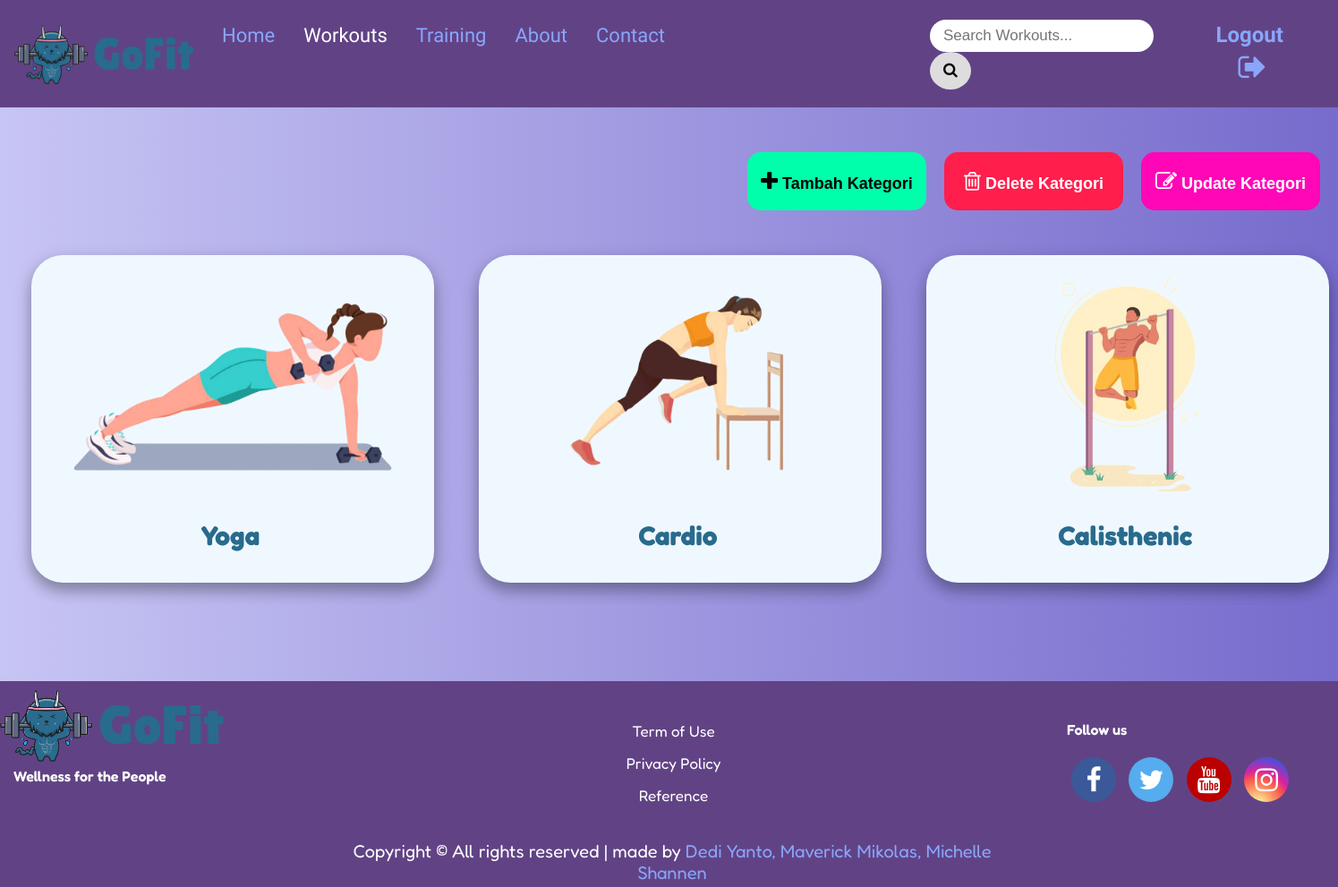
Screenshot of /kategoriWorkout.php (signed in) with the database file from the repository.
### tables this page shows
CREATE TABLE `ketegori` (
  `idKategori` int(11) NOT NULL,
  `namaKategori` varchar(50) NOT NULL,
  `deskripsiKategori` longtext NOT NULL,
  `imgKategori` varchar(150) NOT NULL
);

### kategoriWorkout.php (the view, shortened to what this page needs)
<?php
$servername = "127.0.0.1";
$username = "root";
$password = "";
$databasename = "gofit";
$conn = mysqli_connect($servername, $username, $password, $databasename) or die("Koneksi gagal.");
$sqlquery = "SELECT * FROM ketegori";
$result = mysqli_query($conn, $sqlquery);
?>
<!DOCTYPE html>
<html lang="en">
<head>
    <link rel="stylesheet" href="https://cdnjs.cloudflare.com/ajax/libs/font-awesome/4.7.0/css/font-awesome.min.css">
    <link rel="stylesheet" href="css/style.css?v=<?php echo time(); ?>">
    <link rel="stylesheet" href="css/tombol.css?v=<?php echo time(); ?>">
    <link rel="stylesheet" href="https://cdnjs.cloudflare.com/ajax/libs/font-awesome/4.7.0/css/font-awesome.min.css">
</head>
<?php
if( !isset($_SESSION["login"])){
    ?>
        <body onload="undisplay()">
    <?php
}else{
    ?>
    <body onload ="transform()">
<?php
}
?>
<header class="topnav">
    <a class="logolink"href="index.php"><img class="logoimage"src ="logo/Logo1.png"></a>
    <nav class="header-center">
      <a href="index.php">Home</a>
      <a class="active" href="kategoriWorkout.php">Workouts</a>
      <a href="kategoriTraining.php">Training</a>
      <a href = "#">About</a>
      <a href = "#">Contact</a>
      <div class="search-container">
        <div class="searcing">
          <input type="search" placeholder="Search Workouts...">
          <button type="submit"><i class="fa fa-search"></i></button>
        </div>
      </div>
    </nav>
    <div class="signinout" >
      <a id="signinout" href="adminlogin.php">
        <p id="content-signinout" style="font-size:24px;">
        </p>
      </a>
    </div>
  </header>
    <div class="crudKategori">
      <a href="formKategoriWorkout/addKategori.php">
        <button class = "displayButton" id = "bttn-tambah">
          <i class="fa fa-plus" aria-hidden="true" style="font-size:24px"></i>
          Tambah Kategori
        </button>
      </a>
      <a href="formKategoriWorkout/delKategori.php">
        <button class = "displayButton" id = "bttn-delete">
          <i class="fa fa-trash-o" style="font-size:24px"></i>
          Delete Kategori
        </button>
      </a>
      <a href="formKategoriWorkout/updKategori.php">
        <button class = "displayButton" id = "bttn-update">
          <i class='fa fa-edit' style='font-size:24px'></i>
          Update Kategori
        </button>
      </a>
    </div>
    <main>
    <?php
    $counter = 1;
    $opensection = 0;
    ?>
    <?php
    while($row = mysqli_fetch_assoc($result))
    {
        if($opensection == 0){
            echo "<section>";
            $opensection = 1;
        }
    ?>
      <div class = "menu-card">
        <a href="detailWorkout.php?id=<?php echo $row['idKategori'];?>">
          <img src="<?php echo $row['imgKategori']?>" alt="">
          <h1 class = "menu-title"> <?php echo $row['namaKategori'];?></h1>
        </a>
      </div>
        <?php
      if($counter == 3){
            echo "</section>";
            $counter = 1;
            $opensection = 0;
        }else {
            $counter += 1;
        }
        ?>
    <?php
    }
    ?>
    </main>
    <footer>
        <div class="logo">
            <img src="logo/Logo1.png" alt="">
            <p>Wellness for the People</p>
        </div>
        <div class="term">
            <a href="#"><span>Term of Use</span></a>
            <br>
            <a href="#"><span>Privacy Policy</span></a>
            <br>
            <a href="#"><span>Reference</span></a>
            <br>
        </div>
        <div class="footermedia">
            <p>Follow us</p>
            <a href="#" class="fa fa-facebook fa-2x"></a>
            <a href="#" class="fa fa-twitter fa-2x"></a>
            <a href="#" class="fa fa-youtube fa-2x"></a>
            <a href="#" class="fa fa-instagram fa-2x"></a>
        </div>
        <div class="copyright">
            <span>Copyright &copy; All rights reserved | made by </span>
            <span>Dedi Yanto, Maverick Mikolas, Michelle Shannen </span>
        </div>
    </footer>
</body>
</html>

### css/style.css (style rules this page uses)
* { box-sizing: border-box; }
body { margin: 0; padding: 0; font-family: 'Fredoka', sans-serif; font-weight: regular; background: linear-gradient(90deg, #C7C5F4, #776BCC); }
.signinout { float: right; margin-right: 30px; position: relative; bottom:7px; transition: 0.5s; cursor: pointer; }
.signinout a { transition: 0.5s; cursor: pointer; }
.header-center { position: relative; top: 7px; }
.logoimage { max-width:200px; max-height : 200px; }
.topnav { overflow: hidden; background-color: #614385; border-bottom:1px solid #614385; justify-content:space-between; display:flex; position:sticky; min-width:100%; top:0; font-family: 'Lilita One', cursive; align-items: center; margin-bottom: 10px; z-index:100; }
.search-container { display:flex; position: relative; bottom: 4.7px; padding-left: 280px; padding-right: 0px; }
.topnav a { float: left; display: block; color: #89A6FB; text-align: center; padding: 8px 16px 0px; text-decoration: none; font-size: 22px; cursor: pointer; }
.topnav .header-center a::after { content: ''; width: 0%; height: 6px; background: #E84855; display: block; margin:auto; transition: 0.7s; }
.topnav .header-center a.active { color: white; }
.topnav input[type=search] { padding: 8px; margin-top: 8px; font-size: 17px; border: none; border-radius: 20px; padding-left: 15px; margin-bottom: 10px; width: 250px; }
.topnav .search-container button { padding: 11px 15px; margin-top:-10px; margin-right: 0px; background: #ddd; font-size: 17px; border: none; cursor: pointer; border-radius:150%; margin-bottom: 10px; color:#08090A; position: relative; }
section { display: flex; }
.menu-card { box-shadow: 0 10px 15px 0 rgba(0, 0, 0, 0.2), 0 6px 20px 0 rgba(0, 0, 0, 0.19); padding : 15px 15px 10px 10px; margin : 50px 15px 10px 35px; background-color: aliceblue; max-width:450px; height:auto; position: relative; transition: 0.7s; border-radius: 35px; }
.menu-card a img { width: 450px; height: 255px; object-fit: contain; display:block; margin-left: -10px; margin-right: auto; }
.menu-card a { text-decoration: none; color:#286b8d; font-weight:bolder; }
.menu-title { font-size: 30px; transition:0.6s; }
.menu-title { text-align: center; }
footer { background:#614385; position:relative; margin-top:max(100px); height: 200px; color:white; margin-bottom: 0px; padding-bottom: max(230px); }
.footermedia { float: right; padding: 0 50px 0px; position: relative; bottom: 80px; font-size: 17px; }
.term { text-align: center; position: relative; top: 45px; font-size: 17px; left:-120px; }
.term a { text-decoration: none; color:white; }
.term a span { padding-bottom: 15px; display: inline-block; }
.copyright { margin-top:0px; padding-top:0px; margin-top: 500px; position: relative; top:70px; padding-left: 360px; font-size:20px; margin: 0; text-align: center; }
.copyright span:nth-child(2) { color: #89A6FB; }
.logo { position: relative; float: left; top: 10px; font-size:22px; }
.logo img { width : 250px; height : 80px; }
.logo p { position: relative; top:-15px; padding-left: 15px; }
.footermedia .fa { padding: 10px; font-size: 30px; width: 50px; text-align: center; text-decoration: none; margin: 5px 5px; border-radius: 50%; }
.fa-facebook { background: #3B5998; color: white; }
.fa-twitter { background: #55ACEE; color: white; }
.fa-youtube { background: #bb0000; color: white; }
.fa-instagram { background: radial-gradient(circle at 30% 107%, #fdf497 0%, #fdf497 5%, #fd5949 45%, #d6249f 60%, #285AEB 90%); color: white; }
dt,p { font-size: 16px; font-weight:600; }

### css/tombol.css (style rules this page uses)
a { text-decoration:none; }
.crudKategori { position: relative; margin:50px 0px 0px 0px; display:flex; justify-content:right; }
#bttn-tambah { background: rgb(0, 255, 171); border:none; width: 200px; height: 65px; border-radius: 15px; font-weight: bold; font-size: 18px; transition: 0.5s; margin-right: 20px; transition: 0.5s; cursor: pointer; }
#bttn-delete { background: #ff1e4c; color: white; border:none; width: 200px; height: 65px; border-radius: 15px; font-weight: bold; font-size: 18px; transition: 0.5s; margin-right: 20px; transition: 0.5s; cursor: pointer; }
#bttn-update { background: #FF06B7; border:none; color: white; width: 200px; height: 65px; border-radius: 15px; font-weight: bold; font-size: 18px; transition: 0.5s; margin-right: 20px; transition: 0.5s; cursor: pointer; }

### rows the page displays
ketegori: imgKategori (picture), namaKategori "Yoga"
ketegori: imgKategori (picture), namaKategori "Cardio"
ketegori: imgKategori (picture), namaKategori "Calisthenic"
